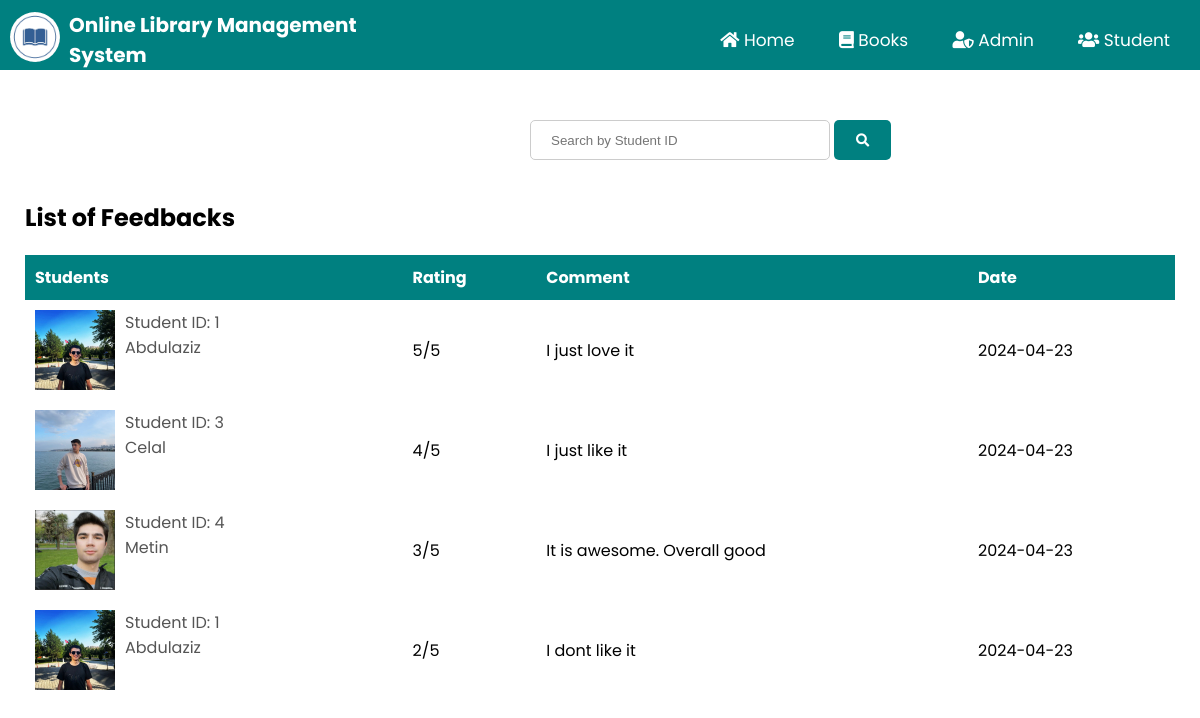
/php/feedback_info.php, run on the app's committed database.
### tables this page shows
CREATE TABLE `feedback` (
  `stdid` int(100) NOT NULL,
  `rating` int(100) NOT NULL,
  `comment` varchar(1000) NOT NULL,
  `date` date NOT NULL
);

CREATE TABLE `student` (
  `studentid` int(111) NOT NULL,
  `student_username` varchar(111) NOT NULL,
  `FullName` varchar(111) NOT NULL,
  `Email` varchar(111) NOT NULL,
  `Password` varchar(111) NOT NULL,
  `PhoneNumber` varchar(111) NOT NULL,
  `studentpic` varchar(100) NOT NULL
);

### php/feedback_info.php (the view, shortened to what this page needs)
<?php
	include "connection.php";
    include "admin_navbar.php";
?>
<!DOCTYPE html>
<html lang="en">
<head>
    <link rel="stylesheet" href="https://cdnjs.cloudflare.com/ajax/libs/font-awesome/5.15.2/css/all.min.css" />
    <link rel="stylesheet" href="../css/style.css">
</head>
<body>
    <div class="search-bar admin-search">
        <form action="" method='post'>
            <input type="search" name='search' placeholder='Search by Student ID' required>
            <button type='submit' name='submit'><i class="fas fa-search"></i></button>
        </form>
    </div>
    <div class="request-table">
        <div class="request-container book-container">
            <h2 class="request-title student-info-title">List of Feedbacks</h2>
            <?php
		if(isset($_POST['submit']))
		{
			$q=mysqli_query($db,"SELECT student.studentpic,FullName,studentid,feedback.rating,comment,date from feedback join student on student.studentid=feedback.stdid where studentid ='$_POST[search]';");
			if(mysqli_num_rows($q)==0)
			{
				echo "Sorry! No feedback found by this student ID.";
			}
			else
			{
				echo "<table class='rtable'>";
                echo "<tr style='background-color: teal;'>";
                echo "<th>"; echo "Students"; echo "</th>";
                echo "<th>"; echo "Rating"; echo "</th>";
                echo "<th>"; echo "Comment"; echo "</th>";
                echo "<th>"; echo "Date"; echo "</th>";
                echo "</tr>";
                while($row=mysqli_fetch_assoc($q))
                {
                    echo "<tr>";
                    echo "<td>
                    <div class='table-info'>
                        <img src='../images/".$row['studentpic']."'>
                        <div>
                            <p>Student ID: ";echo $row['studentid'];echo"</p>
                            <p>";echo $row['FullName'];echo"</p><br>";?>
                        </div>
                    </div>
                    </td><?php
                    echo "<td>"; echo $row['rating'];echo"/5"; echo "</td>";
                    echo "<td>"; echo $row['comment']; echo "</td>";
                    echo "<td>"; echo $row['date']; echo "</td>";
                    echo "</tr>";
                }
                echo "</table>";
		    }
		}
		else
		{
			$res=mysqli_query($db,"SELECT student.studentpic,FullName,studentid,feedback.rating,comment,date from feedback join student on student.studentid=feedback.stdid ORDER BY feedback.date DESC;");
            echo "<table class='rtable'>";
            echo "<tr style='background-color: teal;'>";
            echo "<th>"; echo "Students"; echo "</th>";
            echo "<th>"; echo "Rating"; echo "</th>";
            echo "<th>"; echo "Comment"; echo "</th>";
            echo "<th>"; echo "Date"; echo "</th>";
            echo "</tr>";
            while($row=mysqli_fetch_assoc($res))
            {
                echo "<tr>";
                echo "<td>
                    <div class='table-info'>
                        <img src='../images/".$row['studentpic']."'>
                        <div>
                            <p>Student ID: ";echo $row['studentid'];echo"</p>
                            <p>";echo $row['FullName'];echo"</p><br>";?>
                        </div>
                    </div>
                    </td><?php
                echo "<td>"; echo $row['rating'];echo"/5"; echo "</td>";
                echo "<td>"; echo $row['comment']; echo "</td>";
                echo "<td>"; echo $row['date']; echo "</td>";
                echo "</tr>";
            }
            echo "</table>";
            }
        ?>
        </div>
    </div>
</body>
</html>

### css/style.css (style rules this page uses)
html { scroll-behavior: smooth; }
* { margin: 0; padding: 0; box-sizing: border-box; }
body { font-family: 'Poppins', sans-serif; }
p { color: #555; }
.profile-table tr,td { border: none; padding: 10px; }
.search-bar { margin-left: 480px; }
.search-bar input { border-radius: 5px; height: 40px; padding: 10px; padding-left: 20px; }
.search-bar button { width: 57px; padding: 10px; height: 40px; background-color: teal; color: white; border: none; border-radius: 5px; cursor: pointer; transition: 0.4s; outline: none; }
.admin-search { padding-top: 40px; margin-left: 530px; }
.request-table { padding-bottom: 500px; }
.request-container { max-width: 1300px; margin: auto; padding-left: 25px; padding-right: 25px; }
.book-container { max-width: 1400px; }
.request-container .request-title { padding-top: 100px; }
.request-container .student-info-title { padding-top: 30px; }
.rtable { width: 100%; margin-top: 20px; border-collapse: collapse; }
.rtable th { text-align: left; color: white; padding: 10px; }
.table-info { display: flex; flex-wrap: wrap; }
.rtable td img { width: 80px; height: 80px; margin-right: 10px; }
form input { width: 300px; height: 30px; margin: 10px 0; padding: 0 10px; border: 1px solid #ccc; }

### data on the page
feedback: student.studentpic (picture), student.studentid "1", student.FullName "Abdulaziz", rating "5", comment "I just love it", date "2024-04-23"
feedback: student.studentpic (picture), student.studentid "3", student.FullName "Celal", rating "4", comment "I just like it", date "2024-04-23"
feedback: student.studentpic (picture), student.studentid "4", student.FullName "Metin", rating "3", comment "It is awesome. Overall good", date "2024-04-23"
feedback: student.studentpic (picture), student.studentid "1", student.FullName "Abdulaziz", rating "2", comment "I dont like it", date "2024-04-23"
